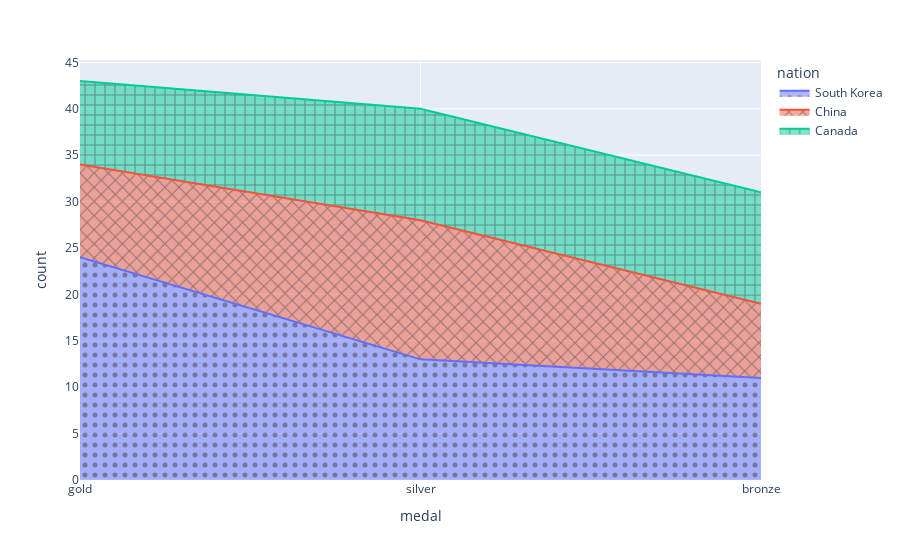

Here is the notebook cell this chart was saved with:
### Code cell
import plotly.express as px
df = px.data.medals_long()

fig = px.area(df, x="medal", y="count", color="nation",
             pattern_shape="nation", pattern_shape_sequence=[".", "x", "+"])
fig.show()

### Figure 1 — Plotly figure (JSON) as saved in the notebook; plotly's stock layout.template omitted (floating-point values rounded to 4 significant figures)
{"data": [{"fillpattern": {"shape": "."}, "hovertemplate": "nation=South Korea<br>medal=%{x}<br>count=%{y}<extra></extra>", "legendgroup": "South Korea", "line": {"color": "#636efa"}, "marker": {"symbol": "circle"}, "mode": "lines", "name": "South Korea", "orientation": "v", "showlegend": true, "stackgroup": "1", "type": "scatter", "x": ["gold", "silver", "bronze"], "xaxis": "x", "y": [24, 13, 11], "yaxis": "y"}, {"fillpattern": {"shape": "x"}, "hovertemplate": "nation=China<br>medal=%{x}<br>count=%{y}<extra></extra>", "legendgroup": "China", "line": {"color": "#EF553B"}, "marker": {"symbol": "circle"}, "mode": "lines", "name": "China", "orientation": "v", "showlegend": true, "stackgroup": "1", "type": "scatter", "x": ["gold", "silver", "bronze"], "xaxis": "x", "y": [10, 15, 8], "yaxis": "y"}, {"fillpattern": {"shape": "+"}, "hovertemplate": "nation=Canada<br>medal=%{x}<br>count=%{y}<extra></extra>", "legendgroup": "Canada", "line": {"color": "#00cc96"}, "marker": {"symbol": "circle"}, "mode": "lines", "name": "Canada", "orientation": "v", "showlegend": true, "stackgroup": "1", "type": "scatter", "x": ["gold", "silver", "bronze"], "xaxis": "x", "y": [9, 12, 12], "yaxis": "y"}], "layout": {"legend": {"title": {"text": "nation"}, "tracegroupgap": 0}, "margin": {"t": 60}, "xaxis": {"anchor": "y", "domain": [0, 1], "title": {"text": "medal"}}, "yaxis": {"anchor": "x", "domain": [0, 1], "title": {"text": "count"}}}}
